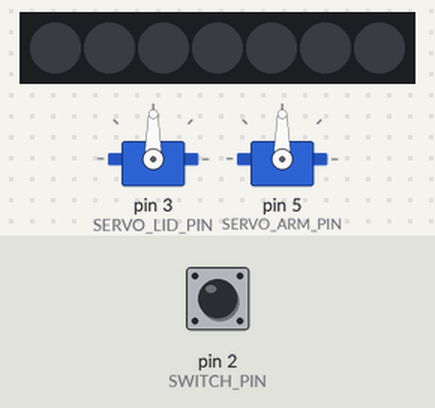
The sketch below on a simulated Arduino Uno, built with avr-gcc and run on an emulated ATmega328P. On the bench: 7 RGB LEDs in strip order, left to right, 2 × servo. The test bench sets the inputs (shaded band); at power-on: pin 2 (SWITCH_PIN) HIGH. Dim RGB values are drawn brighter than linear; random numbers use the default seed unless the sketch sets one.

Above: at 2.2 s.
2.3 s: pin 2 (SWITCH_PIN) pulled LOW for 0.15 s
At 2.76 s:
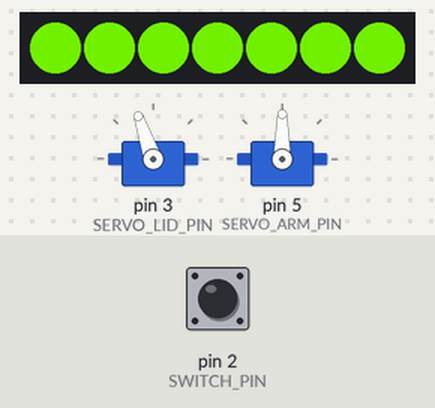
4.7 s: pin 2 (SWITCH_PIN) pulled LOW for 3.2 s
At 8.4 s:
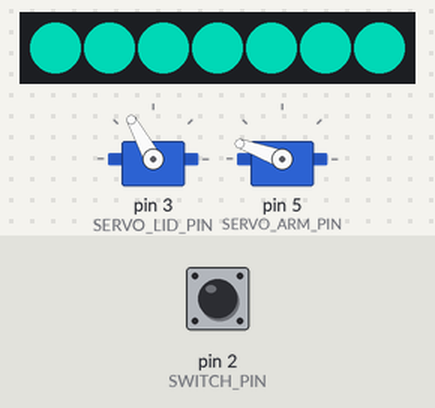
9.4 s: pin 2 (SWITCH_PIN) pulled LOW for 1 s
At 13.8 s:
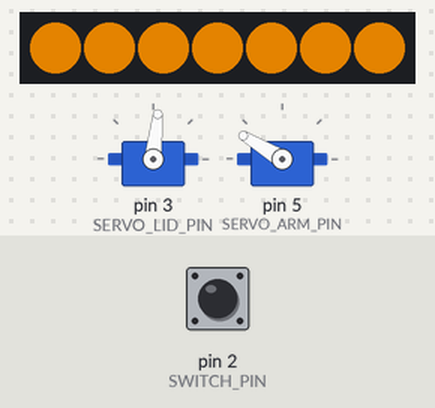
15.0 s: pin 2 (SWITCH_PIN) pulled LOW for 3.2 s
At 17.24 s:
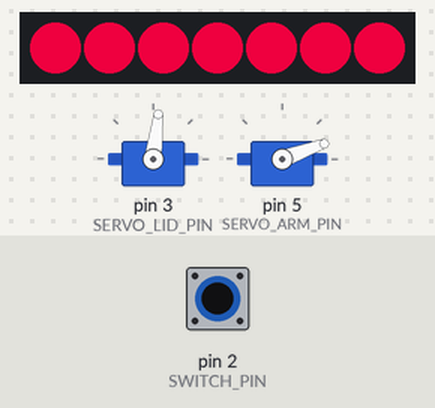
Timing chart, 0 to 20.7 s (numbered marks = the images above; inputs shaded):
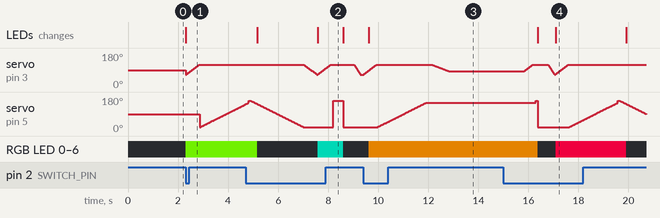

Measured:
- after the input at 2.3 s, RGB LED 0–6: off → RGB(97, 207, 0) at once; the LEDs: change at once (image 1)
- after the input at 9.4 s, servo on pin 3 (SERVO_LID_PIN): rises from 66° to 119° in 0.51 s, then falls to 84° in 2.9 s; servo on pin 5 (SERVO_ARM_PIN): moves from 20° to 149° over 1.9 s, starting after 0.58 s; RGB LED 0–6: off → RGB(171, 98, 0) after 0.23 s; the LEDs: change after 0.23 s (image 3)

The sketch:

UselessBox.ino
```cpp
#include <FastLED.h>
#include <Servo.h>

// How many LEDs in your strip
#define NUM_LEDS 7
// Ws2812B LED data PIN
#define DATA_PIN 4
// Arduino pin for Servo opening Box lid
#define SERVO_LID_PIN 3
// Opened position of Box lid
#define SERVO_LID_OPENED 120
// Closed position of lid
#define SERVO_LID_CLOSED 65
// Arduino pin for arm servo
#define SERVO_ARM_PIN 5
// Hidden arm position
#define SERVO_ARM_HIDED 20
// Pressed switch position
#define SERVO_ARM_PRESSED 160
// Arduino pin for toggle swtich
#define SWITCH_PIN 2


// Define the array of LEDs
CRGB leds[NUM_LEDS];
Servo servoLid;  // create servo object to control a lid servo
Servo servoArm;  // create servo object to control an arm servo
int servoArmPos = 0;  // variable to store the servo position
int servoLidPos = 0;  // variable to store the servo position
int switchState = 0;  // variable to store the servo position
int sequenceNum = 0;  // variable to store the servo position

void setup() {

  FastLED.addLeds<WS2812B, DATA_PIN, GRB>(leds, NUM_LEDS);
  ledsOff();  // Turn all LED's off
  pinMode(SWITCH_PIN, INPUT_PULLUP); // Set toggle switch as input
  servoLid.detach(); // Must be detached at the begging but after LED's init
  servoArm.detach(); // Must be detached at the begging but after LED'S init
  servoArm.write(SERVO_ARM_HIDED); // Write default position
  servoLid.write(SERVO_LID_CLOSED); // Write default position
  servoArm.attach(SERVO_ARM_PIN); // Attach and move servo arm
  delay(1000); // Wait till servo arm completed move
  servoLid.attach(SERVO_LID_PIN);  // Attaches signal to lid servo

}

void loop() {

  // Read state of toggle switch
  switchState = digitalRead(SWITCH_PIN);

  // If switch was toggled
  if (!switchState)
  {
    sequenceNum++;
    if (sequenceNum > 8)
      sequenceNum = 1;

    // Sequential animations
    switch (sequenceNum)
    {
      case 1:
        sequence_8();
        break;
      case 2:
        sequence_2();
        break;
      case 3:
        sequence_1();
        break;
      case 4:
        sequence_3();
        break;
      case 5:
        sequence_5();
        break;
      case 6:
        sequence_4();
        break;
      case 7:
        sequence_6();
        break;
      case 8:
        sequence_7();
        break;
    }
  }
  delay(10);
}

// Animations

// Open, quick press, quick hide, close
void sequence_2() {
  ledsOn();
  openLidSlowly();
  delay(100);
  pressFast();
  ledsOff();
  hideFast();
  closeLidSlowlyFaster();
}

void sequence_1() {
  ledsOn();
  openLidSlowly();
  pressSlowlyAlmost();
  delay(200);
  closeLidAlmostSlowly();
  delay(3000);
  openLidSlowly();
  delay(100);
  pressFastShort();
  ledsOff();
  hideFast();
  closeLidSlowlyFaster();
}

void sequence_3() {
  ledsOn();
  openLidSlowly();
  pressSlowly();
  ledsOff();
  hideSlowly();
  closeLidSlowly();
  delay(1000);
  openLidAlmostSlowly();
  delay(1000);
  closeLidSlowly();
}

void sequence_8() {
  ledsOn();
  openLidSlowly();
  pressSlowly();
  ledsOff();
  hideSlowly();
  closeLidSlowly();
}

void sequence_4() {
  ledsOn();
  openLidAlmostSlowly();
  delay(1000);
  closeLidFast();
  delay(4000);
  openLidSlowly();
  delay(100);
  pressFast();
  ledsOff();
  hideFast();
  closeLidSlowlyFaster();
}

void sequence_5()
{
  ledsOn();
  openLidSlowly();
  delay(100);
  pressMadness();
  ledsOff();
  hideFast();
  closeLidSlowlyFaster();
}

void sequence_6() {
  ledsOn();
  lidMadness();
  openLidFast();
  pressFast();
  ledsOff();
  hideFast();
  delay(200);
  closeLidSlowlyFaster();
}

void sequence_7() {
  ledsOn();
  openLidSlowly();
  delay(1000);
  closeLidSlowly();
  delay(3000);
  openLidSlowly();
  pressSlowlyAlmost();
  pressFastShort();
  ledsOff();
  hideSlowly();
  closeLidSlowly();
}

// Functions which help to create animations

void openLidFast()
{
  servoLid.write(SERVO_LID_OPENED);
  delay(200);
}

void closeLidFast()
{
  servoLid.write(SERVO_LID_CLOSED);
  delay(200);
}

void openLidSlowly()
{
  int actualPos = servoLid.read();
  for (int pos = actualPos; pos < SERVO_LID_OPENED; pos++)
  {
    servoLid.write(pos);
    delay(10);
  }
}

void closeLidSlowly()
{
  int actualPos = servoLid.read();
  for (int pos = actualPos; pos > SERVO_LID_CLOSED; pos--)
  {
    servoLid.write(pos);
    delay(10);
  }
}

void closeLidSlowlyFaster()
{
  int actualPos = servoLid.read();
  for (int pos = actualPos; pos > SERVO_LID_CLOSED; pos--)
  {
    servoLid.write(pos);
    delay(5);
  }
}

void closeLidAlmostSlowly()
{
  int actualPos = servoLid.read();
  for (int pos = actualPos; pos > SERVO_LID_CLOSED + 18; pos--)
  {
    servoLid.write(pos);
    delay(20);
  }
}

void openLidAlmostSlowly()
{
  int actualPos = servoLid.read();
  for (int pos = actualPos; pos < SERVO_LID_OPENED - 12; pos++)
  {
    servoLid.write(pos);
    delay(15);
  }
}
void openLidAlmostFast()
{
  servoLid.write(SERVO_LID_OPENED - 12);
  delay(200);
}

void pressFast()
{
  servoArm.write(SERVO_ARM_PRESSED);
  delay(400);
}

void pressFastShort()
{
  servoArm.write(SERVO_ARM_PRESSED);
  delay(80);
}

void pressMadness()
{
  servoArm.write(SERVO_ARM_PRESSED - 20);
  delay(300);
  servoArm.write(SERVO_ARM_PRESSED - 60);
  delay(200);
  servoArm.write(SERVO_ARM_PRESSED - 20);
  delay(200);
  servoArm.write(SERVO_ARM_PRESSED - 60);
  delay(200);
  servoArm.write(SERVO_ARM_PRESSED);
  delay(200);
}

void lidMadness()
{
  openLidAlmostFast();
  closeLidFast();
  openLidAlmostFast();
  closeLidFast();
  openLidAlmostFast();
  closeLidFast();
  openLidAlmostFast();
  closeLidFast();
}

void pressSlowly()
{
  int actualPos = servoArm.read();
  for (int pos = actualPos; pos < SERVO_ARM_PRESSED - 10; pos++)
  {
    servoArm.write(pos);
    delay(15);
  }
  servoArm.write(SERVO_ARM_PRESSED);
  delay(80);
}

void pressSlowlyAlmost()
{
  int actualPos = servoArm.read();
  for (int pos = actualPos; pos < SERVO_ARM_PRESSED - 10; pos++)
  {
    servoArm.write(pos);
    delay(15);
  }
}

void pressFastAlmost()
{
  servoArm.write(SERVO_ARM_PRESSED - 10);
  delay(300);
}

void hideFast()
{
  servoArm.write(SERVO_ARM_HIDED);
  delay(400);
}

void hideSlowly()
{
  int actualPos = servoArm.read();
  for (int pos = actualPos; pos > SERVO_ARM_HIDED; pos--)
  {
    servoArm.write(pos);
    delay(15);
  }
}

void ledsOff()
{
  for (int i = 0; i < NUM_LEDS; i++)
    leds[i] = CRGB::Black;

  servoLid.detach();   // PWM servo control must be disabled or servo will jitter - problem with interrupts descrived in FastLED library
  servoArm.detach();
  FastLED.show();
  servoLid.attach(SERVO_LID_PIN);
  servoArm.attach(SERVO_ARM_PIN);

}

void ledsOn()
{
  CHSV color = CHSV(random8(), 255, 255);
  for (int i = 0; i < NUM_LEDS; i++)
    leds[i] = color;

  servoLid.detach();   // PWM servo control must be disabled or servo will jitter - problem with interrupts descrived in FastLED library
  servoArm.detach();
  FastLED.show();
  servoLid.attach(SERVO_LID_PIN);
  servoArm.attach(SERVO_ARM_PIN);
}
```
